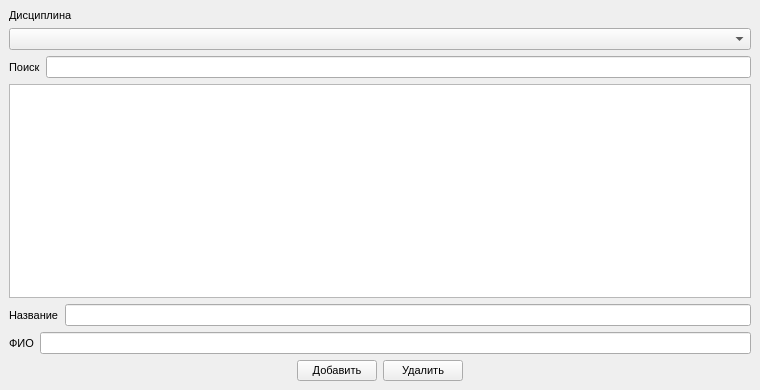
<?xml version="1.0" encoding="UTF-8"?>
<ui version="4.0">
 <class>TableForm</class>
 <widget class="QMainWindow" name="TableForm">
  <property name="geometry">
   <rect>
    <x>0</x>
    <y>0</y>
    <width>760</width>
    <height>390</height>
   </rect>
  </property>
  <property name="windowTitle">
   <string>MainWindow</string>
  </property>
  <widget class="QWidget" name="centralwidget">
   <layout class="QVBoxLayout" name="verticalLayout">
    <item>
     <widget class="QLabel" name="label">
      <property name="font">
       <font>
        <family>MS Shell Dlg 2</family>
        <pointsize>8</pointsize>
       </font>
      </property>
      <property name="text">
       <string>Дисциплина</string>
      </property>
     </widget>
    </item>
    <item>
     <widget class="QComboBox" name="comboDiscipline"/>
    </item>
    <item>
     <layout class="QHBoxLayout" name="horizontalLayout_2">
      <item>
       <widget class="QLabel" name="label_2">
        <property name="font">
         <font>
          <family>MS Shell Dlg 2</family>
          <pointsize>8</pointsize>
         </font>
        </property>
        <property name="text">
         <string>Поиск</string>
        </property>
       </widget>
      </item>
      <item>
       <widget class="QLineEdit" name="searchLine"/>
      </item>
     </layout>
    </item>
    <item>
     <widget class="QTableView" name="tableView"/>
    </item>
    <item>
     <layout class="QHBoxLayout" name="horizontalLayout_3">
      <item>
       <widget class="QLabel" name="label_3">
        <property name="font">
         <font>
          <family>MS Shell Dlg 2</family>
          <pointsize>8</pointsize>
         </font>
        </property>
        <property name="text">
         <string>Название</string>
        </property>
       </widget>
      </item>
      <item>
       <widget class="QLineEdit" name="name"/>
      </item>
     </layout>
    </item>
    <item>
     <layout class="QHBoxLayout" name="horizontalLayout_4">
      <item>
       <widget class="QLabel" name="label_4">
        <property name="font">
         <font>
          <family>MS Shell Dlg 2</family>
          <pointsize>8</pointsize>
         </font>
        </property>
        <property name="text">
         <string>ФИО</string>
        </property>
       </widget>
      </item>
      <item>
       <widget class="QLineEdit" name="fio"/>
      </item>
     </layout>
    </item>
    <item>
     <layout class="QHBoxLayout" name="horizontalLayout">
      <item>
       <spacer name="horizontalSpacer">
        <property name="orientation">
         <enum>Qt::Horizontal</enum>
        </property>
        <property name="sizeHint" stdset="0">
         <size>
          <width>40</width>
          <height>20</height>
         </size>
        </property>
       </spacer>
      </item>
      <item>
       <widget class="QPushButton" name="addButton">
        <property name="font">
         <font>
          <family>MS Shell Dlg 2</family>
          <pointsize>8</pointsize>
         </font>
        </property>
        <property name="text">
         <string>Добавить</string>
        </property>
       </widget>
      </item>
      <item>
       <widget class="QPushButton" name="deleteButton">
        <property name="font">
         <font>
          <family>MS Shell Dlg 2</family>
          <pointsize>8</pointsize>
         </font>
        </property>
        <property name="text">
         <string>Удалить</string>
        </property>
       </widget>
      </item>
      <item>
       <spacer name="horizontalSpacer_2">
        <property name="orientation">
         <enum>Qt::Horizontal</enum>
        </property>
        <property name="sizeHint" stdset="0">
         <size>
          <width>40</width>
          <height>20</height>
         </size>
        </property>
       </spacer>
      </item>
     </layout>
    </item>
   </layout>
  </widget>
  <widget class="QMenuBar" name="menubar">
   <property name="geometry">
    <rect>
     <x>0</x>
     <y>0</y>
     <width>760</width>
     <height>21</height>
    </rect>
   </property>
  </widget>
 </widget>
 <resources/>
 <connections/>
</ui>
